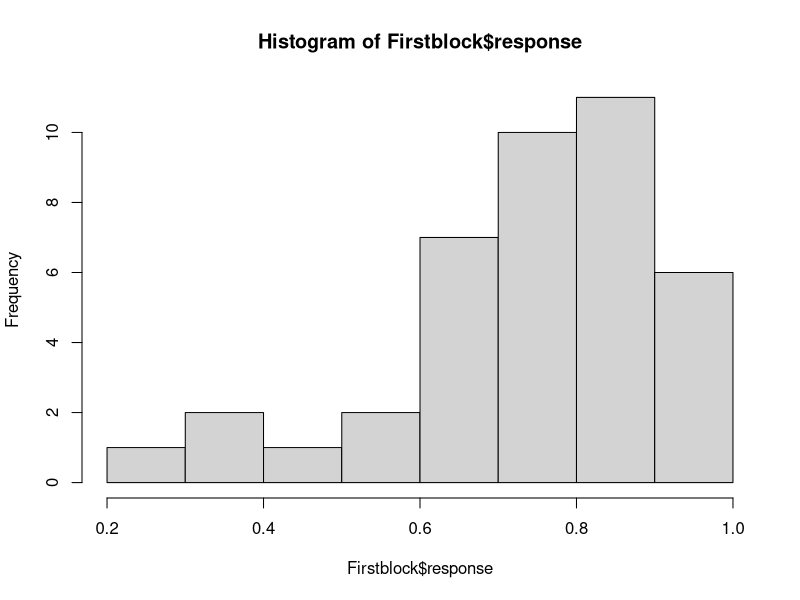
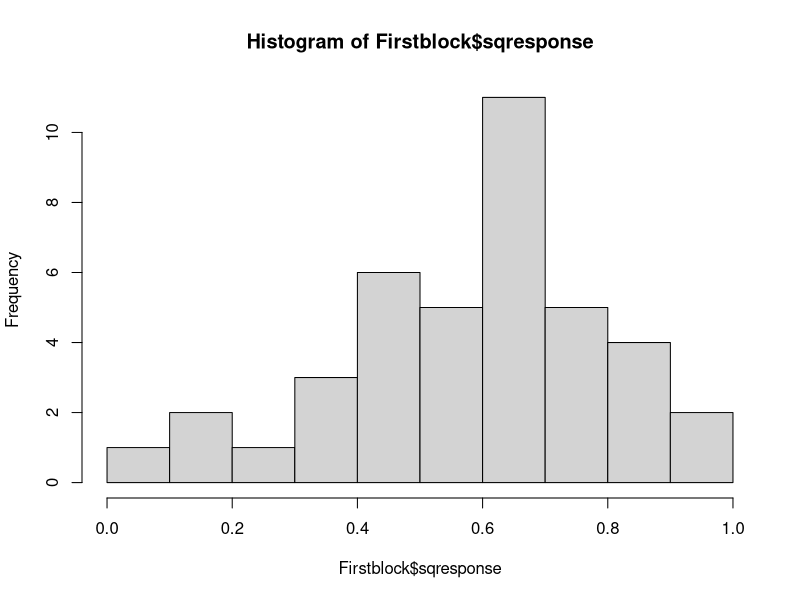
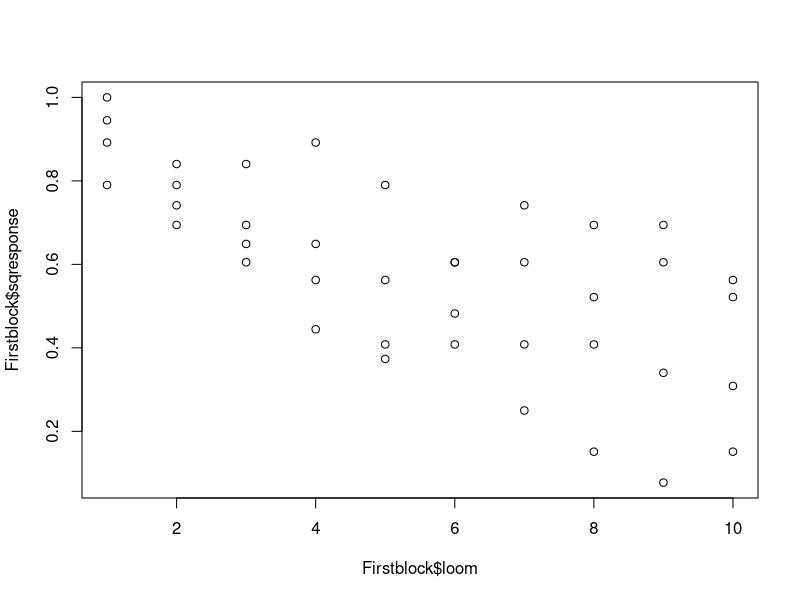
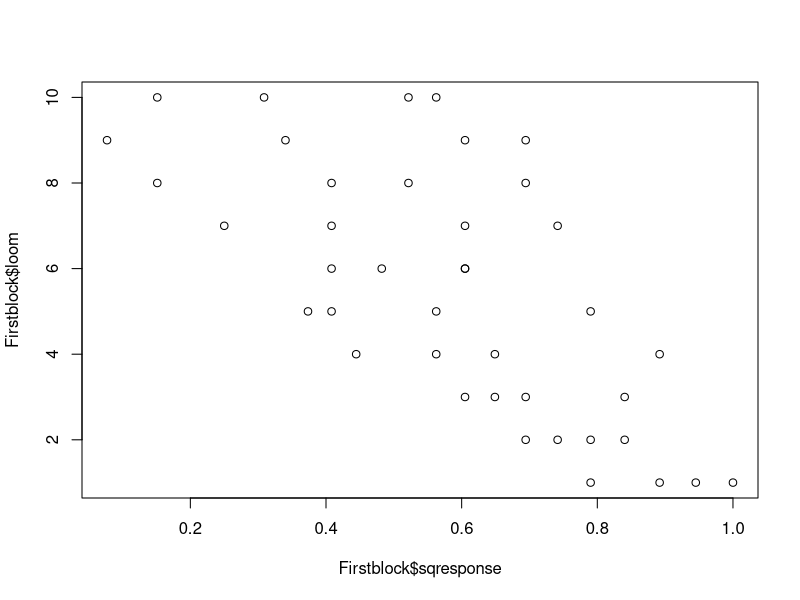
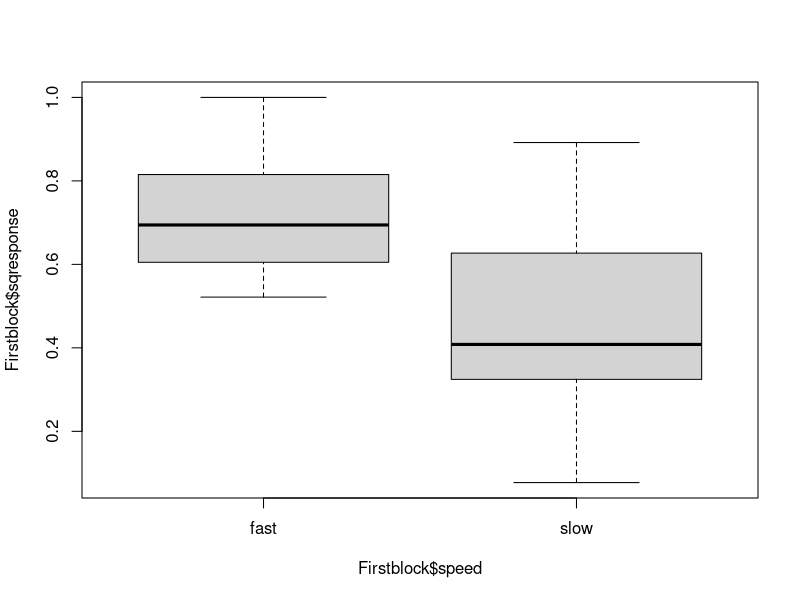
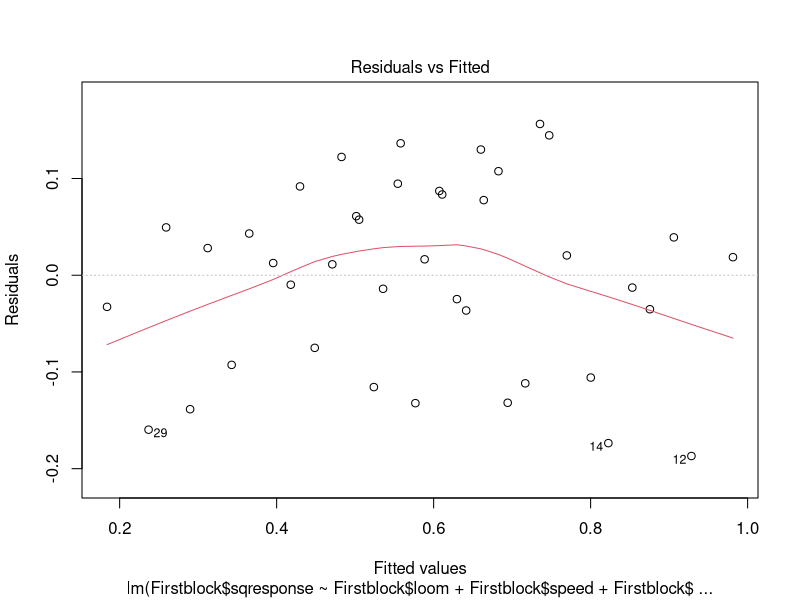
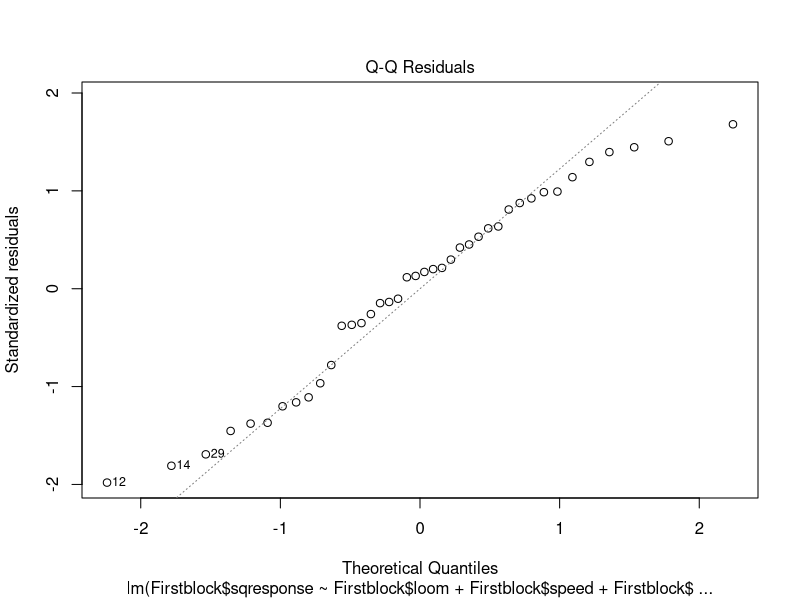
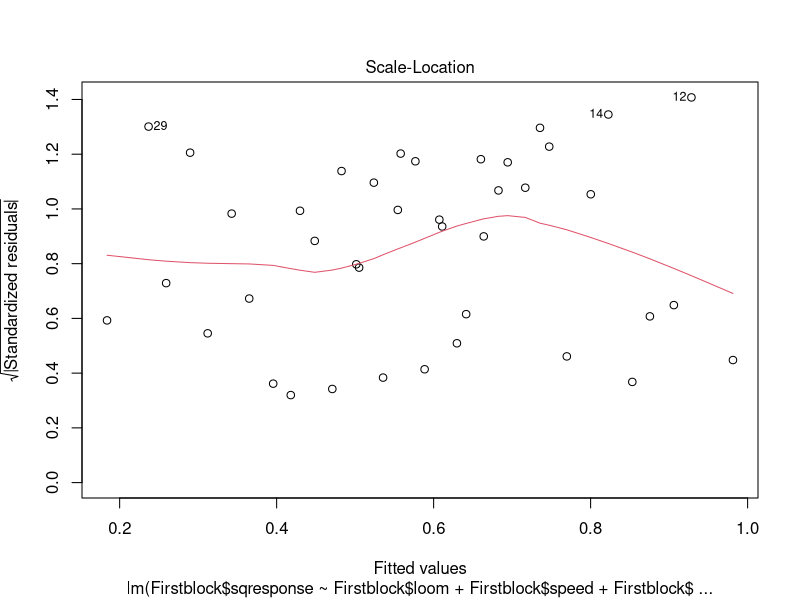

Generate these figures, in order, with R:
##### this script is to run a linear regression analysis at the behavioural responses of the 
#### of the first block of the loom habituation FnS_20n60 experiment. 



getwd()


##setwd("C:/Users/uqemarqu/Documents/R/behaviour analysis")
##setwd("R:/EMLPHD-Q0556/R backup 20190118/behaviour analysis")

## to import the data
Firstblock<-read.csv("first_block_loomHab_FnS_20n60.csv",header=T,sep=",") 


N<-colnames(Firstblock)


## looking at the structure. 
str(Firstblock)
summary(Firstblock)

#######

### to visualize the distribution of the data
hist(Firstblock$response) ### it is left skewed... 

### to test if the distribution is normal. if it is significant is means it is not normal
shapiro.test(Firstblock$response) 

### because is left skewed i do a square transformation
Firstblock$sqresponse<-Firstblock$response^2 ### 

hist(Firstblock$sqresponse)
shapiro.test(Firstblock$sqresponse) ### it worked 

#### now it is better.


#######################

### so we test with a correlation first to see if there is a trend

### to look at the correlation

cor.test(Firstblock$loom,Firstblock$sqresponse,method=c("spearman"))
cor(Firstblock$loom,Firstblock$response,method=c("spearman")) ### it gives the same results as it should. 

plot(Firstblock$loom,Firstblock$sqresponse) ### (X,Y)
plot(Firstblock$loom~Firstblock$sqresponse)  ### when I use a ~ it changes the order to (Y,X)



##### there is a negative correlation. so i can try my multiple linear regression. but first i will do a simple one.


#########################


##### linear regression in categorical data ###############

#### is response related to speed?



### now to visualize, because we are using cathegorical data is better to use a boxplot.
boxplot(Firstblock$sqresponse~Firstblock$speed)

### linear regression
result2<-lm(Firstblock$sqresponse~Firstblock$speed)


summary(result2)

coef(result2)

#### slow b=-0.24, and it is significant, but in only explains 31% of the variance

### in categorical data the first variable is taken as a reference, that why we only get one

N2<-c("loom" , "speed" ,"isi" )

#### doing a loop

for (i in 1:length(N2)){
  print(N2[i])
  resulttest<-lm(Firstblock$sqresponse~Firstblock[,N2[i]])
  print(summary(resulttest))
  print(anova(resulttest))
}


### it seems that the significant ones are the looms presentations and the speed!! not the ISI. 


######## now trying with multiple linear regression

### we first do a linear regression with the variables that were sig or borderline

result3<-lm(Firstblock$sqresponse~Firstblock$loom+Firstblock$speed+Firstblock$isi)

step<-step(result3,direction="both")  #### be mindful that if there are NA's the stepwise can fail. 

summary(step)

### taken together ISI does appear significant...

#### to check for the assumptions. 
plot(step)



##### to check combinations

result4<-lm(Firstblock$sqresponse~Firstblock$isi+Firstblock$loom)

step2<-step(result4,direction="both")  #### be mindful that if there are NA's the stepwise can fail. 

summary(step2)

#####  to check individual variables again...
result4<-lm(Firstblock$sqresponse~Firstblock$loom)


summary(result4)


#####  to check for interactions... not sure how to interpret them yet


result4<-lm(Firstblock$sqresponse~Firstblock$speed*Firstblock$loom+Firstblock$isi*Firstblock$loom) ### this seemt o be the model that explains more of the data.Multiple R-squared:  0.8756,	Adjusted R-squared:  0.8573  

#result5<-lm(Firstblock$sqresponse~Firstblock$speed+Firstblock$isi+Firstblock$loom)
result5<-lm(Firstblock$sqresponse~Firstblock$speed*Firstblock$loom*Firstblock$isi)  ### this one is R2=0.8795. the difference between them is not significant though. 


summary(result4)
summary(result5)

anova(result4,result5)

